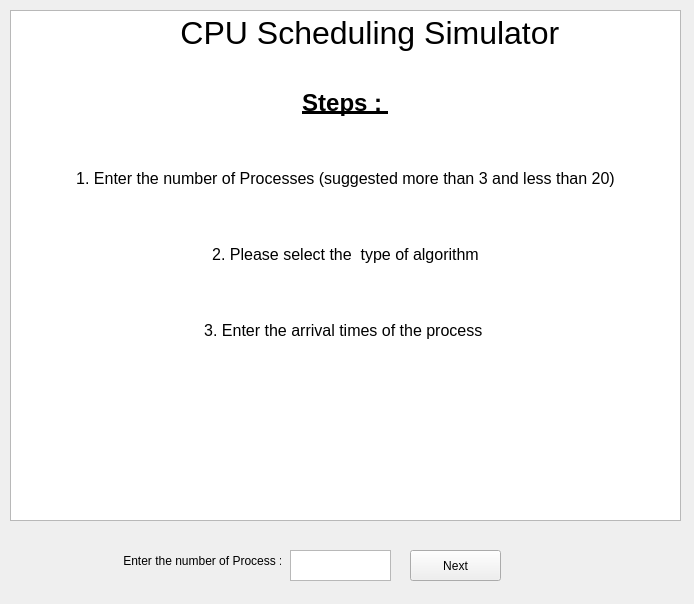
<?xml version="1.0" encoding="UTF-8"?>
<ui version="4.0">
 <class>MainWindow</class>
 <widget class="QMainWindow" name="MainWindow">
  <property name="geometry">
   <rect>
    <x>0</x>
    <y>0</y>
    <width>694</width>
    <height>604</height>
   </rect>
  </property>
  <property name="windowTitle">
   <string>MainWindow</string>
  </property>
  <widget class="QWidget" name="centralwidget">
   <widget class="QTextBrowser" name="textBrowser">
    <property name="geometry">
     <rect>
      <x>10</x>
      <y>10</y>
      <width>671</width>
      <height>511</height>
     </rect>
    </property>
    <property name="html">
     <string>&lt;!DOCTYPE HTML PUBLIC &quot;-//W3C//DTD HTML 4.0//EN&quot; &quot;http://www.w3.org/TR/REC-html40/strict.dtd&quot;&gt;
&lt;html&gt;&lt;head&gt;&lt;meta name=&quot;qrichtext&quot; content=&quot;1&quot; /&gt;&lt;meta charset=&quot;utf-8&quot; /&gt;&lt;style type=&quot;text/css&quot;&gt;
p, li { white-space: pre-wrap; }
hr { height: 1px; border-width: 0; }
li.unchecked::marker { content: &quot;\2610&quot;; }
li.checked::marker { content: &quot;\2612&quot;; }
&lt;/style&gt;&lt;/head&gt;&lt;body style=&quot; font-family:'Segoe UI'; font-size:9pt; font-weight:400; font-style:normal;&quot;&gt;
&lt;p align=&quot;center&quot; style=&quot; margin-top:0px; margin-bottom:0px; margin-left:0px; margin-right:0px; -qt-block-indent:0; text-indent:0px;&quot;&gt;            &lt;span style=&quot; font-size:24pt;&quot;&gt; CPU Scheduling Simulator&lt;/span&gt;&lt;/p&gt;
&lt;p style=&quot;-qt-paragraph-type:empty; margin-top:0px; margin-bottom:0px; margin-left:0px; margin-right:0px; -qt-block-indent:0; text-indent:0px; font-size:24pt;&quot;&gt;&lt;br /&gt;&lt;/p&gt;
&lt;p align=&quot;center&quot; style=&quot; margin-top:0px; margin-bottom:0px; margin-left:0px; margin-right:0px; -qt-block-indent:0; text-indent:0px;&quot;&gt;&lt;span style=&quot; font-size:18pt; font-weight:700; text-decoration: underline;&quot;&gt;Steps : &lt;/span&gt;&lt;/p&gt;
&lt;p align=&quot;center&quot; style=&quot;-qt-paragraph-type:empty; margin-top:0px; margin-bottom:0px; margin-left:0px; margin-right:0px; -qt-block-indent:0; text-indent:0px; font-size:12pt;&quot;&gt;&lt;br /&gt;&lt;/p&gt;
&lt;p align=&quot;center&quot; style=&quot;-qt-paragraph-type:empty; margin-top:0px; margin-bottom:0px; margin-left:0px; margin-right:0px; -qt-block-indent:0; text-indent:0px; font-size:12pt;&quot;&gt;&lt;br /&gt;&lt;/p&gt;
&lt;p align=&quot;center&quot; style=&quot;-qt-paragraph-type:empty; margin-top:0px; margin-bottom:0px; margin-left:0px; margin-right:0px; -qt-block-indent:0; text-indent:0px;&quot;&gt;&lt;br /&gt;&lt;/p&gt;
&lt;p align=&quot;center&quot; style=&quot; margin-top:0px; margin-bottom:0px; margin-left:0px; margin-right:0px; -qt-block-indent:0; text-indent:0px;&quot;&gt;&lt;span style=&quot; font-size:12pt;&quot;&gt;1. Enter the number of Processes (suggested more than 3 and less than 20)&lt;/span&gt;&lt;/p&gt;
&lt;p align=&quot;center&quot; style=&quot;-qt-paragraph-type:empty; margin-top:0px; margin-bottom:0px; margin-left:0px; margin-right:0px; -qt-block-indent:0; text-indent:0px; font-size:12pt;&quot;&gt;&lt;br /&gt;&lt;/p&gt;
&lt;p align=&quot;center&quot; style=&quot;-qt-paragraph-type:empty; margin-top:0px; margin-bottom:0px; margin-left:0px; margin-right:0px; -qt-block-indent:0; text-indent:0px; font-size:12pt;&quot;&gt;&lt;br /&gt;&lt;/p&gt;
&lt;p align=&quot;center&quot; style=&quot;-qt-paragraph-type:empty; margin-top:0px; margin-bottom:0px; margin-left:0px; margin-right:0px; -qt-block-indent:0; text-indent:0px; font-size:12pt;&quot;&gt;&lt;br /&gt;&lt;/p&gt;
&lt;p align=&quot;center&quot; style=&quot; margin-top:0px; margin-bottom:0px; margin-left:0px; margin-right:0px; -qt-block-indent:0; text-indent:0px;&quot;&gt;&lt;span style=&quot; font-size:12pt;&quot;&gt;2. Please select the  type of algorithm&lt;/span&gt;&lt;/p&gt;
&lt;p align=&quot;center&quot; style=&quot;-qt-paragraph-type:empty; margin-top:0px; margin-bottom:0px; margin-left:0px; margin-right:0px; -qt-block-indent:0; text-indent:0px; font-size:12pt;&quot;&gt;&lt;br /&gt;&lt;/p&gt;
&lt;p align=&quot;center&quot; style=&quot;-qt-paragraph-type:empty; margin-top:0px; margin-bottom:0px; margin-left:0px; margin-right:0px; -qt-block-indent:0; text-indent:0px; font-size:12pt;&quot;&gt;&lt;br /&gt;&lt;/p&gt;
&lt;p align=&quot;center&quot; style=&quot;-qt-paragraph-type:empty; margin-top:0px; margin-bottom:0px; margin-left:0px; margin-right:0px; -qt-block-indent:0; text-indent:0px; font-size:12pt;&quot;&gt;&lt;br /&gt;&lt;/p&gt;
&lt;p align=&quot;center&quot; style=&quot; margin-top:0px; margin-bottom:0px; margin-left:0px; margin-right:0px; -qt-block-indent:0; text-indent:0px;&quot;&gt;&lt;span style=&quot; font-size:12pt;&quot;&gt;3. Enter the arrival times of the process &lt;/span&gt;&lt;/p&gt;
&lt;p align=&quot;center&quot; style=&quot;-qt-paragraph-type:empty; margin-top:0px; margin-bottom:0px; margin-left:0px; margin-right:0px; -qt-block-indent:0; text-indent:0px;&quot;&gt;&lt;br /&gt;&lt;/p&gt;
&lt;p align=&quot;center&quot; style=&quot;-qt-paragraph-type:empty; margin-top:0px; margin-bottom:0px; margin-left:0px; margin-right:0px; -qt-block-indent:0; text-indent:0px;&quot;&gt;&lt;br /&gt;&lt;/p&gt;&lt;/body&gt;&lt;/html&gt;</string>
    </property>
   </widget>
   <widget class="QLabel" name="label">
    <property name="geometry">
     <rect>
      <x>80</x>
      <y>540</y>
      <width>201</width>
      <height>41</height>
     </rect>
    </property>
    <property name="text">
     <string>             Enter the number of Process : </string>
    </property>
   </widget>
   <widget class="QTextEdit" name="numProcessInput">
    <property name="geometry">
     <rect>
      <x>290</x>
      <y>550</y>
      <width>101</width>
      <height>31</height>
     </rect>
    </property>
   </widget>
   <widget class="QPushButton" name="Next">
    <property name="geometry">
     <rect>
      <x>410</x>
      <y>550</y>
      <width>91</width>
      <height>31</height>
     </rect>
    </property>
    <property name="text">
     <string>Next</string>
    </property>
   </widget>
  </widget>
 </widget>
 <resources/>
 <connections/>
</ui>
